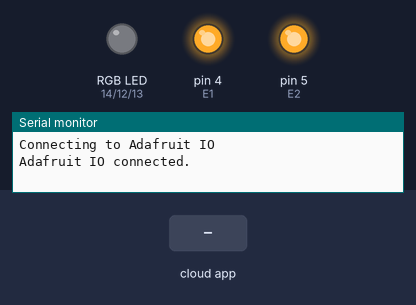
Bench run of a sketch on a simulated Arduino Uno, built with avr-gcc and run on an emulated ATmega328P. On the bench: an RGB LED mixed from three pins (HIGH = lit), output pins drawn as LEDs (lit = HIGH), the last lines printed to the serial monitor. Inputs (shaded band) come from the test bench. Pins used as bus, display or sensor lines are not drawn.

Above: at 2.7 s.
2.8 s: the phone or cloud app sets feedname to 0
At 3.2 s:
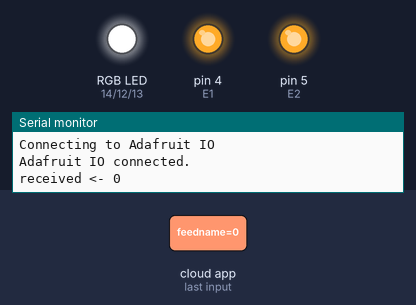
Timing chart, 0 to 5.8 s (numbered marks = the images above; inputs shaded):
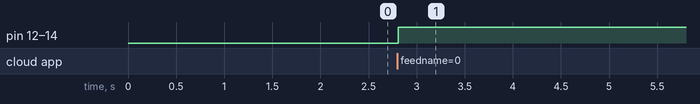

Measured:
- after the input at 2.8 s, pin 12 (GREEN_PIN), pin 13 (BLUE_PIN), pin 14 (RED_PIN): LOW → HIGH at once

The sketch:

try.ino
```cpp
//connect the pins to the pins metioned below, make sure that these pins mentioned here are nodemcu pins.
// Refer the pin diagram of nodemcu before connecting
// RGB strip which i have used is common cathode
#define RED_PIN   14
#define GREEN_PIN 12
#define BLUE_PIN  13
#define NORMAL_PIN  0
#define E1 4
#define E2 5
#include "config.h"

// Enter your adafruit feed name below inplace of feed name.
AdafruitIO_Feed *analog = io.feed("feedname");


void setup() {

pinMode (E1, OUTPUT);
pinMode (E2, OUTPUT);
pinMode (NORMAL_PIN, OUTPUT);
pinMode (BLUE_PIN, OUTPUT);
pinMode (RED_PIN, OUTPUT);
pinMode (GREEN_PIN, OUTPUT);
  digitalWrite(E1, HIGH);
  digitalWrite(E2, HIGH);
  Serial.begin(115200);
  while(! Serial);
  Serial.print("Connecting to Adafruit IO");
  io.connect();
  analog->onMessage(handleMessage);
  while(io.status() < AIO_CONNECTED) {
    Serial.print(".");
    delay(500);
  }
  Serial.println();
  Serial.println(io.statusText());
  analog->get();


}
void loop() {
  io.run();

}
void handleMessage(AdafruitIO_Data *data) {
 int reading = data->toInt();
  Serial.print("received <- ");
  Serial.println(reading);
 // for each button you press in remote you get one colour
  if(reading == 16)
  {
analogWrite (RED_PIN, 200);
analogWrite (GREEN_PIN, HIGH);
digitalWrite (BLUE_PIN, HIGH);
digitalWrite (NORMAL_PIN, HIGH);
  }
   else if(reading == 17)
  {
digitalWrite (RED_PIN, HIGH);
digitalWrite (GREEN_PIN, LOW);
digitalWrite (BLUE_PIN, HIGH);
digitalWrite (NORMAL_PIN, HIGH);
  }
     else if(reading == 18)
  {
digitalWrite (RED_PIN, HIGH);
digitalWrite (GREEN_PIN, HIGH);
digitalWrite (BLUE_PIN, LOW);
digitalWrite (NORMAL_PIN, HIGH);
  }
       else if(reading == 20)
  {
digitalWrite (RED_PIN, HIGH);
digitalWrite (GREEN_PIN, LOW);
digitalWrite (BLUE_PIN, LOW);
digitalWrite (NORMAL_PIN, HIGH);
  }
         else if(reading == 21)
  {
digitalWrite (RED_PIN, LOW);
digitalWrite (GREEN_PIN, HIGH);
digitalWrite (BLUE_PIN, LOW);
digitalWrite (NORMAL_PIN, HIGH);
  }
           else if(reading == 22)
  {digitalWrite (RED_PIN, LOW);
digitalWrite (GREEN_PIN, LOW);
digitalWrite (BLUE_PIN, HIGH);
digitalWrite (NORMAL_PIN, HIGH);
  }
  else if(reading == 24)
  {
digitalWrite (RED_PIN, LOW);
digitalWrite (GREEN_PIN, LOW);
digitalWrite (BLUE_PIN, LOW);
digitalWrite (NORMAL_PIN, HIGH);
  }
  else
   {
digitalWrite (RED_PIN, HIGH);
digitalWrite (GREEN_PIN, HIGH);
digitalWrite (BLUE_PIN, HIGH);
digitalWrite (NORMAL_PIN, HIGH);
  }
}
```

config.h
```cpp
/************************ Adafruit IO Config *******************************/

// visit io.adafruit.com if you need to create an account,
// or if you need your Adafruit IO key.
#define IO_USERNAME    "Enter your adafruit username inside this"
#define IO_KEY         "Enter your adafruit key inside this"

/******************************* WIFI **************************************/

// the AdafruitIO_WiFi client will work with the following boards:
//   - HUZZAH ESP8266 Breakout -> https://www.adafruit.com/products/2471
//   - Feather HUZZAH ESP8266 -> https://www.adafruit.com/products/2821
//   - Feather M0 WiFi -> https://www.adafruit.com/products/3010
//   - Feather WICED -> https://www.adafruit.com/products/3056

#define WIFI_SSID       "Enter your wifi name inside this"
#define WIFI_PASS       "Enter your wifi passsword inside this"

// comment out the following two lines if you are using fona or ethernet
#include "AdafruitIO_WiFi.h"
AdafruitIO_WiFi io(IO_USERNAME, IO_KEY, WIFI_SSID, WIFI_PASS);


/******************************* FONA **************************************/

// the AdafruitIO_FONA client will work with the following boards:
//   - Feather 32u4 FONA -> https://www.adafruit.com/product/3027

// uncomment the following two lines for 32u4 FONA,
// and comment out the AdafruitIO_WiFi client in the WIFI section
// #include "AdafruitIO_FONA.h"
// AdafruitIO_FONA io(IO_USERNAME, IO_KEY);


/**************************** ETHERNET ************************************/

// the AdafruitIO_Ethernet client will work with the following boards:
//   - Ethernet FeatherWing -> https://www.adafruit.com/products/3201

// uncomment the following two lines for ethernet,
// and comment out the AdafruitIO_WiFi client in the WIFI section
// #include "AdafruitIO_Ethernet.h"
// AdafruitIO_Ethernet io(IO_USERNAME, IO_KEY);
```
